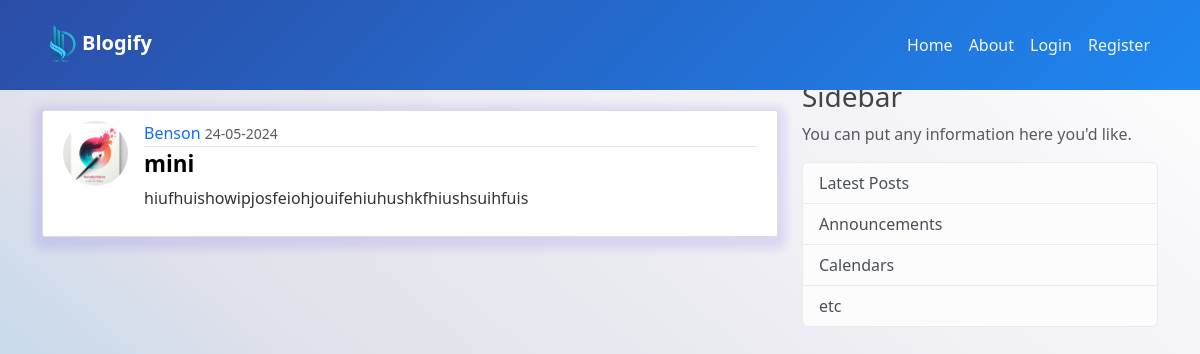
/post/1, run on the app's committed database.
### Blogify/model.py (models this page shows, shortened)
class User(db.Model, UserMixin):
    id = db.Column(db.Integer, primary_key=True)
    username = db.Column(db.String(20), unique=True, nullable=False)
    email = db.Column(db.String(120), unique=True, nullable=False)
    image_file = db.Column(db.String(20), nullable=False, default='default.jpg')
    password = db.Column(db.String(60), nullable=False)
    posts = db.relationship('Post', backref='author', lazy=True)

class Post(db.Model):
    id = db.Column(db.Integer, primary_key=True)
    title = db.Column(db.String(100), nullable=False)
    image_file = db.Column(db.String(20), nullable=False, default='default.jpg')
    date_posted = db.Column(db.DateTime, nullable=False, default=datetime.utcnow)
    content = db.Column(db.Text, nullable=False)
    user_id = db.Column(db.Integer, db.ForeignKey('user.id'), nullable=False)

### Blogify/route.py (the view)
@app.route("/post/<int:post_id>")
def post(post_id):
    post = Post.query.get_or_404(post_id)
    return render_template('post.html', title=post.title, post=post)

### Blogify/templates/post.html (shortened to what this page needs)
{% extends "main.html" %}
{% block content %}
<article class="media content-section">
  {% if post.author.image_file.startswith('images/') %}
    <img class="rounded-circle article-img" src="{{ url_for('static', filename=post.author.image_file) }}">
  {% else %}
    <img class="rounded-circle article-img" src="{{ post.author.image_file }}">
  {% endif %}                                                                                                                                                                                                               <div class="media-body">                                                                                        <div class="article-metadata">                                                                                  <a class="mr-2" href="{{ url_for('user_post', username=post.author.username) }}">{{ post.author.username }}</a>
            <small class="text-muted">{{ post.date_posted.strftime('%d-%m-%Y') }}</small>
        </div>
        <h2 class="article-title">{{ post.title }}</h2>
        <p class="article-content">{{ post.content }}</p>
    </div>
</article>
{% endblock content %}

### Blogify/static/main.css (style rules this page uses)
:root { --primary: #0463FA; --light: #EFF5FF; --dark: #1B2C51; }
body { background: rgb(255,255,255); background: linear-gradient(220deg, rgba(255,255,255,1) 0%, rgba(225,225,235,1) 58%, rgb(150, 204, 235) 100%); color: #333333; height: 100vh; margin-top: 5rem; }
h1, h2, h3, h4, h5, h6 { color: #444444; }
.media { background: #ffffff; box-shadow: 0 4px 8px 8px rgba(48, 6, 237, 0.1); border: 1px solid #dddddd; border-radius: 3px; margin-bottom: 20px; font-weight: 500; padding: 10px 20px; }
.media { width: 100%; display: flex; margin: 30px auto; }
.media-body { width: 100%; }
.article-title { color: black; text-decoration: none; font-size: 1.4rem; font-weight: 600; }
.article-content { white-space: pre-line; font-weight: 500; }
.article-img { height: 65px; width: 65px; margin-right: 16px; }
.article-metadata { padding-bottom: 1px; margin-bottom: 4px; border-bottom: 1px solid #e3e3e3; }
.article-metadata a { text-decoration: none; }

### data on the page
User: author.image_file (picture), author.username "Benson"
Post: date_posted "24-05-2024", title "mini", content "hiufhuishowipjosfeiohjouifehiuhushkfhiushsuihfuis"
